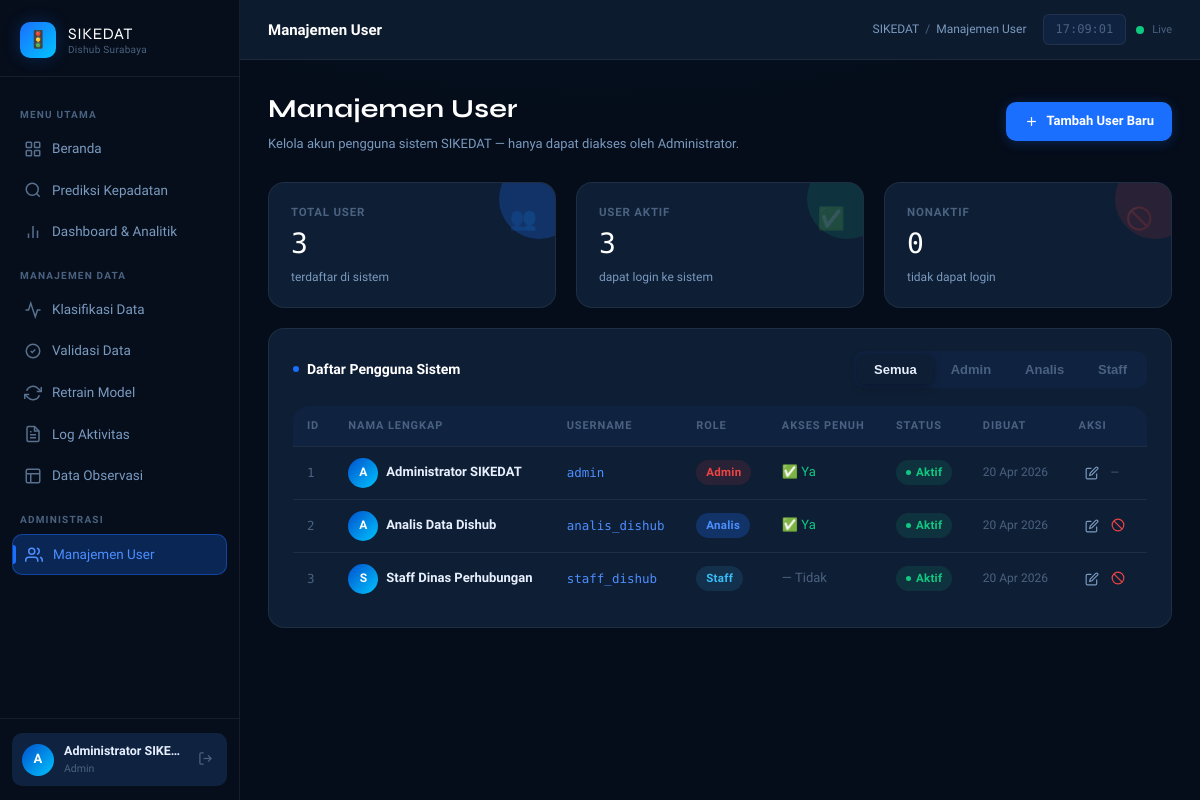
The page /users (signed in) on the database as committed earlier.
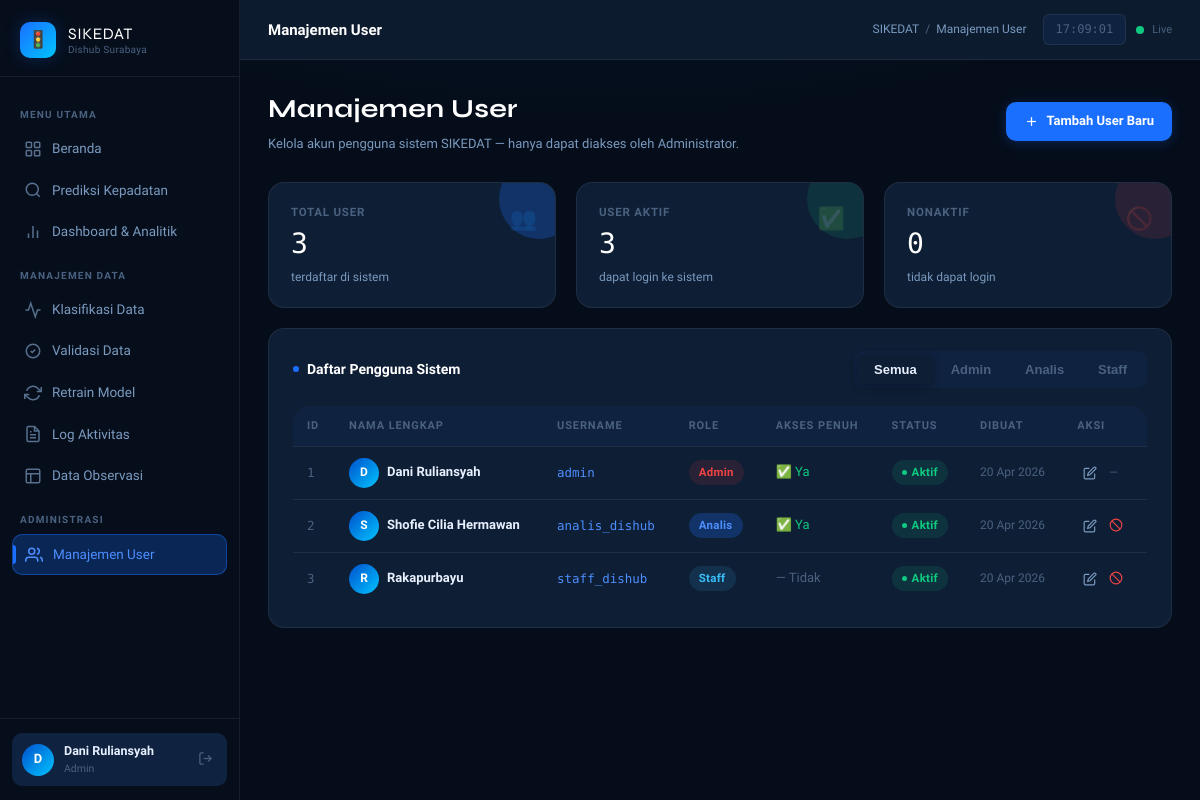
The same page on the database as committed later.
### models.py (models this page shows, shortened)
class User(UserMixin, db.Model):
    __tablename__ = 'users'
    id           = db.Column(db.Integer, primary_key=True)
    username     = db.Column(db.String(80), unique=True, nullable=False)
    password     = db.Column(db.String(200), nullable=False)  # disimpan ter-hash
    nama_lengkap = db.Column(db.String(150), nullable=True)
    role_id      = db.Column(db.Integer, db.ForeignKey('roles.id'), nullable=False)
    is_active    = db.Column(db.Boolean, default=True)
    created_at   = db.Column(db.DateTime, default=datetime.now)
    dataset_diklasifikasi = db.relationship(
        'Dataset',
        foreign_keys='Dataset.classified_by',
        backref='pengklasifikasi',
        lazy=True
    )
    dataset_divalidasi = db.relationship(
        'Dataset',
        foreign_keys='Dataset.validated_by',
        backref='validator',
        lazy=True
    )
    retrain_dilakukan = db.relationship(
        'RetrainHistory',
        backref='operator',
        lazy=True
    )
    @property
    def has_full_access(self):
        return bool(self.role and self.role.nama in ['admin', 'analis'])

class Role(db.Model):
    __tablename__ = 'roles'
    id          = db.Column(db.Integer, primary_key=True)
    nama        = db.Column(db.String(50), unique=True, nullable=False)
    deskripsi   = db.Column(db.String(200), nullable=True)
    akses_penuh = db.Column(db.Boolean, default=False, nullable=False)
    users = db.relationship('User', backref='role', lazy=True)

### app.py (the view)
@app.route('/users')
@admin_required
def users_list():
    return render_template('users.html',
        semua_user=User.query.order_by(User.id).all(),
        semua_role=Role.query.all(), mode='list')

### app.py (called while the page is built)
@login_manager.user_loader
def load_user(user_id):
    return User.query.get(int(user_id))

def admin_required(f):
    @wraps(f)
    def decorated(*args, **kwargs):
        if not current_user.is_authenticated:
            return redirect(url_for('auth.login'))
        if not (current_user.role and current_user.role.nama == 'admin'):
            abort(403)
        return f(*args, **kwargs)
    return decorated

@app.context_processor
def inject_globals():
    return {'now': datetime.now()}

### templates/users.html (shortened to what this page needs)
{% extends "base.html" %}
{% block page_title %}Manajemen User{% endblock %}
{% block breadcrumb %}Manajemen User{% endblock %}
{% block content %}
<div class="page-header">
  <div class="flex items-center justify-between flex-wrap gap-3">
    <div>
      <h1>Manajemen User</h1>
      <p>Kelola akun pengguna sistem SIKEDAT — hanya dapat diakses oleh Administrator.</p>
    </div>
    {% if mode != 'create' and mode != 'edit' %}
    <a href="{{ url_for('users_create') }}" class="btn btn-primary">
      <svg width="15" height="15" viewBox="0 0 24 24" fill="none"
           stroke="currentColor" stroke-width="2">
        <line x1="12" y1="5" x2="12" y2="19"/>
        <line x1="5" y1="12" x2="19" y2="12"/>
      </svg>
      Tambah User Baru
    </a>
    {% endif %}
  </div>
</div>
{% if mode == 'list' %}
<div class="grid grid-3 fade-in" style="margin-bottom: 20px;">
  <div class="stat-card fade-in delay-1">
    <span class="stat-icon">👥</span>
    <div class="stat-label">Total User</div>
    <div class="stat-value">{{ semua_user | length }}</div>
    <div class="stat-meta">terdaftar di sistem</div>
  </div>
  <div class="stat-card success fade-in delay-2">
    <span class="stat-icon">✅</span>
    <div class="stat-label">User Aktif</div>
    <div class="stat-value">{{ semua_user | selectattr('is_active') | list | length }}</div>
    <div class="stat-meta">dapat login ke sistem</div>
  </div>
  <div class="stat-card danger fade-in delay-3">
    <span class="stat-icon">🚫</span>
    <div class="stat-label">Nonaktif</div>
    <div class="stat-value">{{ semua_user | rejectattr('is_active') | list | length }}</div>
    <div class="stat-meta">tidak dapat login</div>
  </div>
</div>
<div class="card fade-in delay-2">
  <div class="card-header">
    <div class="card-title">
      <span class="dot"></span>Daftar Pengguna Sistem
    </div>
    <div class="tabs">
      <button class="tab active" onclick="filterRole('semua', this)">Semua</button>
      {% for role in semua_role %}
      <button class="tab" onclick="filterRole('{{ role.nama }}', this)">
        {{ role.nama | capitalize }}
      </button>
      {% endfor %}
    </div>
  </div>
  <div class="table-wrapper">
    <table id="userTable">
      <thead>
        <tr>
          <th>ID</th>
          <th>Nama Lengkap</th>
          <th>Username</th>
          <th>Role</th>
          <th>Akses Penuh</th>
          <th>Status</th>
          <th>Dibuat</th>
          <th>Aksi</th>
        </tr>
      </thead>
      <tbody>
        {% for u in semua_user %}
        <tr data-role="{{ u.role.nama if u.role else '' }}">
          <td class="td-mono" style="color:var(--text-muted);">{{ u.id }}</td>
          <td style="font-weight:600;">
            <div class="flex items-center gap-2">
              <div style="
                width:30px;height:30px;border-radius:50%;flex-shrink:0;
                background:linear-gradient(135deg,var(--primary-dark),var(--cyan));
                display:flex;align-items:center;justify-content:center;
                font-size:12px;font-weight:700;color:#fff;
              ">
                {{ u.nama_lengkap[0].upper() if u.nama_lengkap else u.username[0].upper() }}
              </div>
              {{ u.nama_lengkap or '—' }}
            </div>
          </td>
          <td class="td-mono" style="color:var(--primary-light);">{{ u.username }}</td>
          <td>
            {% if u.role %}
            {% set role_colors = {'admin': 'danger', 'analis': 'primary', 'staff': 'info'} %}
            <span class="badge badge-{{ role_colors.get(u.role.nama, 'info') }}">
              {{ u.role.nama | capitalize }}
            </span>
            {% else %}
            <span style="color:var(--text-muted);">—</span>
            {% endif %}
          </td>
          <td>
            {% if u.has_full_access %}
            <span style="color:var(--success);">✅ Ya</span>
            {% else %}
            <span style="color:var(--text-muted);">— Tidak</span>
            {% endif %}
          </td>
          <td>
            {% if u.is_active %}
            <span class="badge badge-success"><span class="dot"></span>Aktif</span>
            {% else %}
            <span class="badge badge-danger"><span class="dot"></span>Nonaktif</span>
            {% endif %}
          </td>
          <td style="font-size:12px;color:var(--text-muted);">
            {{ u.created_at.strftime('%d %b %Y') if u.created_at else '—' }}
          </td>
          <td>
            <div class="flex items-center gap-1">
              <a href="{{ url_for('users_edit', user_id=u.id) }}"
                 class="btn btn-ghost btn-icon-sm" title="Edit User">
                <svg width="14" height="14" viewBox="0 0 24 24" fill="none"
                     stroke="currentColor" stroke-width="2">
                  <path d="M11 4H4a2 2 0 0 0-2 2v14a2 2 0 0 0 2 2h14a2 2 0 0 0 2-2v-7"/>
                  <path d="M18.5 2.5a2.121 2.121 0 0 1 3 3L12 15l-4 1 1-4 9.5-9.5z"/>
                </svg>
              </a>
              {% if u.id != current_user.id %}
              <form method="POST"
                    action="{{ url_for('users_toggle', user_id=u.id) }}"
                    style="display:inline;"
                    onsubmit="return confirm('{{ 'Nonaktifkan' if u.is_active else 'Aktifkan' }} user {{ u.username }}?')">
                <button type="submit"
                        class="btn btn-ghost btn-icon-sm"
                        title="{{ 'Nonaktifkan' if u.is_active else 'Aktifkan' }}"
                        style="color:{{ 'var(--danger)' if u.is_active else 'var(--success)' }};">
                  {% if u.is_active %}
                  <svg width="14" height="14" viewBox="0 0 24 24" fill="none"
                       stroke="currentColor" stroke-width="2">
                    <circle cx="12" cy="12" r="10"/>
                    <line x1="4.93" y1="4.93" x2="19.07" y2="19.07"/>
                  </svg>
                  {% else %}
                  <svg width="14" height="14" viewBox="0 0 24 24" fill="none"
                       stroke="currentColor" stroke-width="2">
                    <path d="M22 11.08V12a10 10 0 1 1-5.93-9.14"/>
                    <polyline points="22 4 12 14.01 9 11.01"/>
                  </svg>
                  {% endif %}
                </button>
              </form>
              {% else %}
              <span style="font-size:11px;color:var(--text-muted);padding:0 6px;">—</span>
              {% endif %}
            </div>
          </td>
        </tr>
        {% endfor %}
      </tbody>
    </table>
  </div>
</div>
{% endif %}
{% endblock %}

### templates/base.html (shortened to what this page needs)
<!DOCTYPE html>
<html lang="id">
<head>
  <link rel="stylesheet" href="{{ url_for('static', filename='css/style.css') }}" />
</head>
<body>
<div class="layout">
  <aside class="sidebar" id="sidebar">
    <div class="sidebar-logo">
      <div class="sidebar-logo-icon">🚦</div>
      <div class="sidebar-logo-text">
        <span class="brand">SIKEDAT</span>
        <span class="sub">Dishub Surabaya</span>
      </div>
    </div>
    <nav class="sidebar-nav">
      <div class="nav-section-label">Menu Utama</div>
      <a href="{{ url_for('index') }}"
         class="nav-item {% if request.endpoint == 'index' %}active{% endif %}">
        <svg class="icon" viewBox="0 0 24 24" fill="none" stroke="currentColor" stroke-width="2">
          <rect x="3" y="3" width="7" height="7" rx="1"/>
          <rect x="14" y="3" width="7" height="7" rx="1"/>
          <rect x="3" y="14" width="7" height="7" rx="1"/>
          <rect x="14" y="14" width="7" height="7" rx="1"/>
        </svg>
        Beranda
      </a>
      <a href="{{ url_for('prediksi') }}"
         class="nav-item {% if request.endpoint == 'prediksi' %}active{% endif %}">
        <svg class="icon" viewBox="0 0 24 24" fill="none" stroke="currentColor" stroke-width="2">
          <circle cx="11" cy="11" r="8"/>
          <line x1="21" y1="21" x2="16.65" y2="16.65"/>
        </svg>
        Prediksi Kepadatan
      </a>
      {% if current_user.is_authenticated %}
      <a href="{{ url_for('dashboard') }}"
         class="nav-item {% if request.endpoint == 'dashboard' %}active{% endif %}">
        <svg class="icon" viewBox="0 0 24 24" fill="none" stroke="currentColor" stroke-width="2">
          <line x1="18" y1="20" x2="18" y2="10"/>
          <line x1="12" y1="20" x2="12" y2="4"/>
          <line x1="6" y1="20" x2="6" y2="14"/>
        </svg>
        Dashboard &amp; Analitik
      </a>
      {% if current_user.has_full_access %}
      <div class="nav-section-label">Manajemen Data</div>
      <a href="{{ url_for('classifier') }}"
         class="nav-item {% if request.endpoint == 'classifier' %}active{% endif %}">
        <svg class="icon" viewBox="0 0 24 24" fill="none" stroke="currentColor" stroke-width="2">
          <polyline points="22 12 18 12 15 21 9 3 6 12 2 12"/>
        </svg>
        Klasifikasi Data
      </a>
      <a href="{{ url_for('validasi') }}"
         class="nav-item {% if request.endpoint == 'validasi' %}active{% endif %}">
        <svg class="icon" viewBox="0 0 24 24" fill="none" stroke="currentColor" stroke-width="2">
          <path d="M9 12l2 2 4-4"/>
          <path d="M21 12c0 4.97-4.03 9-9 9S3 16.97 3 12 7.03 3 12 3s9 4.03 9 9z"/>
        </svg>
        Validasi Data
      </a>
      <a href="{{ url_for('retrain_model') }}"
         class="nav-item {% if request.endpoint == 'retrain_model' %}active{% endif %}">
        <svg class="icon" viewBox="0 0 24 24" fill="none" stroke="currentColor" stroke-width="2">
          <polyline points="23 4 23 10 17 10"/>
          <polyline points="1 20 1 14 7 14"/>
          <path d="M3.51 9a9 9 0 0 1 14.85-3.36L23 10M1 14l4.64 4.36A9 9 0 0 0 20.49 15"/>
        </svg>
        Retrain Model
      </a>
      <a href="{{ url_for('aktivitas') }}"
         class="nav-item {% if request.endpoint == 'aktivitas' %}active{% endif %}">
        <svg class="icon" viewBox="0 0 24 24" fill="none" stroke="currentColor" stroke-width="2">
          <path d="M14 2H6a2 2 0 0 0-2 2v16a2 2 0 0 0 2 2h12a2 2 0 0 0 2-2V8z"/>
          <polyline points="14 2 14 8 20 8"/>
          <line x1="16" y1="13" x2="8" y2="13"/>
          <line x1="16" y1="17" x2="8" y2="17"/>
          <polyline points="10 9 9 9 8 9"/>
        </svg>
        Log Aktivitas
      </a>
      {% endif %}
      <a href="{{ url_for('data_observasi') }}"
         class="nav-item {% if request.endpoint == 'data_observasi' %}active{% endif %}">
        <svg class="icon" viewBox="0 0 24 24" fill="none" stroke="currentColor" stroke-width="2">
          <rect x="3" y="3" width="18" height="18" rx="2"/>
          <path d="M3 9h18M9 21V9"/>
        </svg>
        Data Observasi
      </a>
      {% if current_user.role and current_user.role.nama == 'admin' %}
      <div class="nav-section-label">Administrasi</div>
      <a href="{{ url_for('users_list') }}"
         class="nav-item {% if 'users' in request.endpoint %}active{% endif %}">
        <svg class="icon" viewBox="0 0 24 24" fill="none" stroke="currentColor" stroke-width="2">
          <path d="M17 21v-2a4 4 0 0 0-4-4H5a4 4 0 0 0-4 4v2"/>
          <circle cx="9" cy="7" r="4"/>
          <path d="M23 21v-2a4 4 0 0 0-3-3.87"/>
          <path d="M16 3.13a4 4 0 0 1 0 7.75"/>
        </svg>
        Manajemen User
      </a>
      {% endif %}
      {% endif %}
    </nav>
    <div class="sidebar-footer">
      {% if current_user.is_authenticated %}
      <div class="sidebar-user">
        <div class="user-avatar">
          {{ current_user.nama_lengkap[0].upper() if current_user.nama_lengkap else current_user.username[0].upper() }}
        </div>
        <div class="user-info">
          <div class="name">{{ current_user.nama_lengkap or current_user.username }}</div>
          <div class="role">{{ current_user.role.nama | capitalize if current_user.role else '—' }}</div>
        </div>
        <a href="{{ url_for('auth.logout') }}" class="logout-btn" title="Keluar">
          <svg width="15" height="15" viewBox="0 0 24 24" fill="none" stroke="currentColor" stroke-width="2">
            <path d="M9 21H5a2 2 0 0 1-2-2V5a2 2 0 0 1 2-2h4"/>
            <polyline points="16 17 21 12 16 7"/>
            <line x1="21" y1="12" x2="9" y2="12"/>
          </svg>
        </a>
      </div>
      {% else %}
      <a href="{{ url_for('auth.login') }}" class="btn btn-primary w-full btn-sm">
        🔐 Login Dishub
      </a>
      {% endif %}
    </div>
  </aside>
  <div class="main-content">
    <header class="topbar">
      <div class="topbar-title">{% block page_title %}{% endblock %}</div>
      <div class="topbar-breadcrumb">
        <span>SIKEDAT</span>
        <span class="sep">/</span>
        <span>{% block breadcrumb %}{% endblock %}</span>
      </div>
      <div class="topbar-actions">
        <div class="topbar-time" id="live-clock">--:--:--</div>
        <div class="flex items-center gap-2">
          <div class="live-dot"></div>
          <span style="font-size:11px;color:var(--text-muted);">Live</span>
        </div>
      </div>
    </header>
    <main class="page-content">
      {% block content %}{% endblock %}
    </main>
  </div>
</div>
</body>
</html>

Rows that differ between the two databases and show on the page:
changed User "admin": nama_lengkap "A" → "D"; nama_lengkap "Administrator SIKE…" → "Dani Ruliansyah"; nama_lengkap "Administrator SIKEDAT" → "Dani Ruliansyah"
changed User "analis_dishub": nama_lengkap "A" → "S"; nama_lengkap "Analis Data Dishub" → "Shofie Cilia Hermawan"
changed User "staff_dishub": nama_lengkap "S" → "R"; nama_lengkap "Staff Dinas Perhubungan" → "Rakapurbayu"
